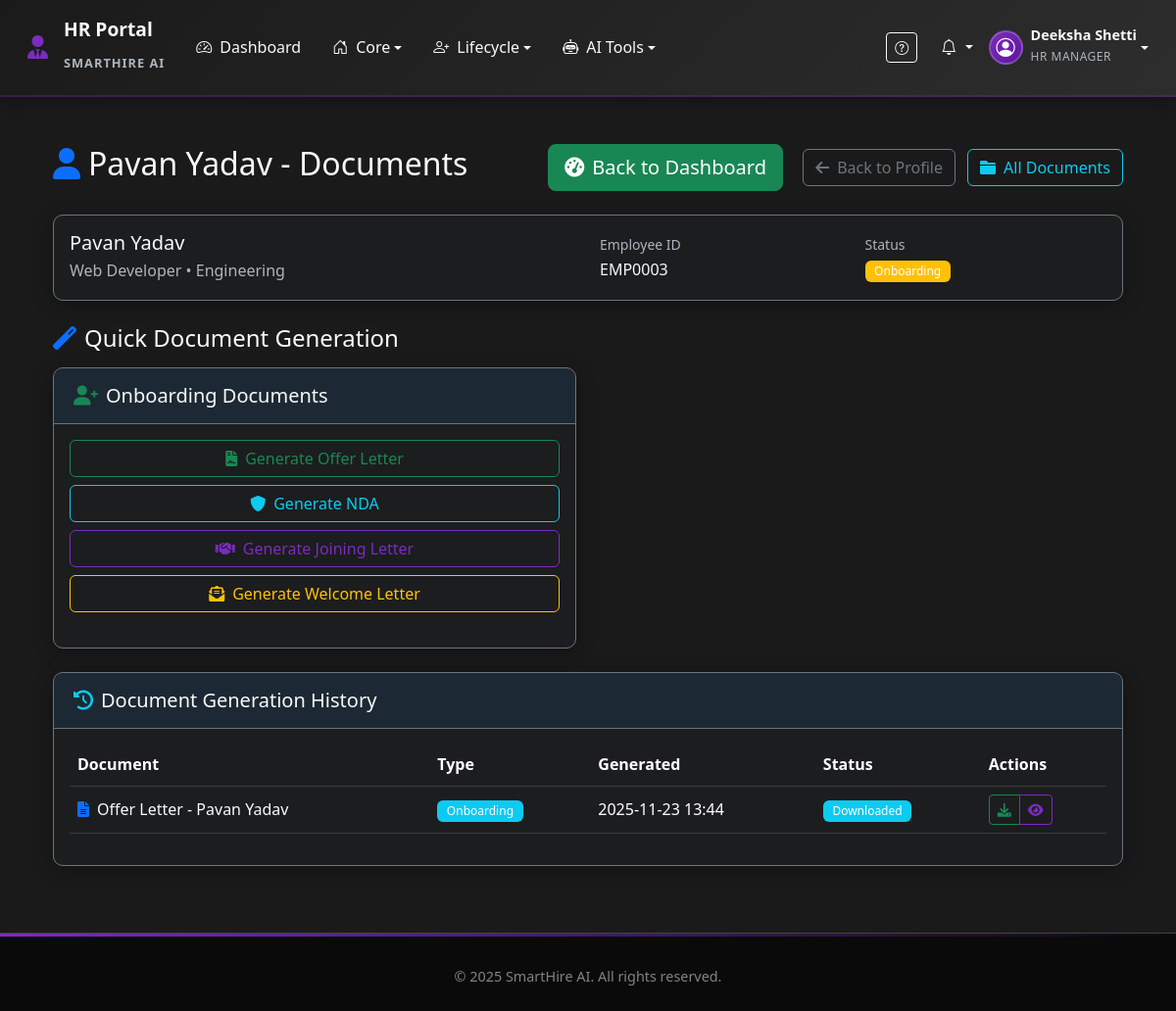
Page /hr/employees/3/documents (signed in) on the committed database.
### app.py (models this page shows, shortened)
class User(db.Model):
    id = db.Column(db.Integer, primary_key=True)
    username = db.Column(db.String(80), unique=True, nullable=False)
    email = db.Column(db.String(120), unique=True, nullable=False)
    password = db.Column(db.String(255), nullable=False)
    full_name = db.Column(db.String(100), nullable=False)
    phone = db.Column(db.String(20), nullable=False)
    role = db.Column(db.String(20), nullable=False)
    department = db.Column(db.String(50), nullable=True)
    created_at = db.Column(db.DateTime, default=datetime.utcnow)
    last_login = db.Column(db.DateTime, nullable=True)
    is_active = db.Column(db.Boolean, default=True)
    status = db.Column(db.String(20), default='Active')
    hire_date = db.Column(db.Date, nullable=True)
    position = db.Column(db.String(100), nullable=True)
    manager_id = db.Column(db.Integer, db.ForeignKey('user.id'), nullable=True)
    employee_id = db.Column(db.String(20), nullable=True)
    exit_date = db.Column(db.Date, nullable=True)
    offboarding_start_date = db.Column(db.DateTime, nullable=True)
    reset_token = db.Column(db.String(255), nullable=True)
    reset_token_expires = db.Column(db.DateTime, nullable=True)
    manager = db.relationship('User', remote_side=[id], backref=db.backref('direct_reports', lazy=True))
    skills = db.relationship('EmployeeSkill', backref='employee', lazy=True, cascade='all, delete-orphan')

class GeneratedDocument(db.Model):
    __tablename__ = 'generated_documents'
    id = db.Column(db.Integer, primary_key=True)
    template_id = db.Column(db.Integer, db.ForeignKey('document_templates.id'), nullable=False)
    employee_id = db.Column(db.Integer, db.ForeignKey('user.id'), nullable=False)
    document_name = db.Column(db.String(200), nullable=False)
    content = db.Column(db.Text, nullable=False)  # Filled HTML content
    file_path = db.Column(db.String(500), nullable=True)  # Generated PDF path
    status = db.Column(db.String(20), default='draft')  # 'draft', 'generated', 'downloaded'
    generated_by = db.Column(db.Integer, db.ForeignKey('user.id'), nullable=False)
    generated_at = db.Column(db.DateTime, default=datetime.utcnow)
    employee = db.relationship('User', foreign_keys=[employee_id], backref='generated_documents')
    generator = db.relationship('User', foreign_keys=[generated_by], backref='documents_generated')

class DocumentTemplate(db.Model):
    __tablename__ = 'document_templates'
    id = db.Column(db.Integer, primary_key=True)
    name = db.Column(db.String(200), nullable=False)
    code = db.Column(db.String(50), unique=True, nullable=False)  # e.g., "offer_letter", "nda"
    description = db.Column(db.Text, nullable=True)
    template_type = db.Column(db.String(50), nullable=False)  # 'onboarding', 'offboarding', 'offer', 'termination'
    content = db.Column(db.Text, nullable=False)  # HTML content with placeholders
    placeholders = db.Column(db.Text, nullable=True)  # JSON list of required placeholders
    is_active = db.Column(db.Boolean, default=True)
    created_by = db.Column(db.Integer, db.ForeignKey('user.id'), nullable=False)
    created_at = db.Column(db.DateTime, default=datetime.utcnow)
    updated_at = db.Column(db.DateTime, default=datetime.utcnow, onupdate=datetime.utcnow)
    creator = db.relationship('User', backref='created_templates')
    generated_documents = db.relationship('GeneratedDocument', backref='template', lazy=True, cascade='all, delete-orphan')

### app.py (the view)
@app.route('/hr/employees/<int:employee_id>/documents')
@login_required('hr')
def hr_employee_documents(employee_id):
    user = User.query.get(session['user_id'])
    employee = User.query.get_or_404(employee_id)
    documents = GeneratedDocument.query.filter_by(employee_id=employee_id).order_by(GeneratedDocument.generated_at.desc()).all()
    return render_template('hr/employee_documents_quick.html',
                         user=user,
                         employee=employee,
                         documents=documents)

### templates/hr/employee_documents_quick.html (shortened to what this page needs)
{% extends "base.html" %}
{% block content %}
<div class="container-fluid py-4" data-employee-id="{{ employee.id }}">
    <div class="row">
        <div class="col-12">
            <div class="d-flex justify-content-between align-items-center mb-4">
                <h2 class="text-light">
                    <i class="fas fa-user me-2 text-primary"></i>{{ employee.full_name }} - Documents
                </h2>
                <div>
                    <a href="{{ url_for('hr_dashboard') }}" class="btn btn-success btn-lg me-3">
                        <i class="fas fa-tachometer-alt me-2"></i>Back to Dashboard
                    </a>
                    <a href="{{ url_for('view_employee', employee_id=employee.id) }}" class="btn btn-outline-secondary me-2">
                        <i class="fas fa-arrow-left me-2"></i>Back to Profile
                    </a>
                    <a href="{{ url_for('hr_generated_documents') }}" class="btn btn-outline-info">
                        <i class="fas fa-folder me-2"></i>All Documents
                    </a>
                </div>
            </div>
        </div>
    </div>
    <div class="card bg-dark bg-opacity-25 border-secondary mb-4">
        <div class="card-body">
            <div class="row align-items-center">
                <div class="col-md-6">
                    <h5 class="text-light mb-1">{{ employee.full_name }}</h5>
                    <p class="text-muted mb-0">{{ employee.position or 'Not specified' }} • {{ employee.department or 'Not specified' }}</p>
                </div>
                <div class="col-md-3">
                    <small class="text-muted">Employee ID</small>
                    <p class="text-light mb-0">EMP{{ "%04d"|format(employee.id) }}</p>
                </div>
                <div class="col-md-3">
                    <small class="text-muted">Status</small>
                    <p class="mb-0">
                        <span class="badge bg-{{
                            'success' if employee.status == 'Active' else
                            'warning' if employee.status == 'Onboarding' else
                            'info' if employee.status == 'Offboarding' else
                            'danger' if employee.status == 'Terminated' else
                            'secondary'
                        }}">{{ employee.status }}</span>
                    </p>
                </div>
            </div>
        </div>
    </div>
    <div class="row mb-4">
        <div class="col-12">
            <h4 class="text-light mb-3">
                <i class="fas fa-magic me-2 text-primary"></i>Quick Document Generation
            </h4>
        </div>
        {% if employee.status in ['Onboarding', 'Active'] %}
        <div class="col-lg-6">
            <div class="card bg-dark bg-opacity-25 border-secondary h-100">
                <div class="card-header bg-transparent border-secondary">
                    <h5 class="text-light mb-0">
                        <i class="fas fa-user-plus me-2 text-success"></i>Onboarding Documents
                    </h5>
                </div>
                <div class="card-body">
                    <div class="d-grid gap-2">
                        <button class="btn btn-outline-success" onclick="generateDocument('offer_letter')">
                            <i class="fas fa-file-contract me-2"></i>Generate Offer Letter
                        </button>
                        <button class="btn btn-outline-info" onclick="generateDocument('nda')">
                            <i class="fas fa-shield-alt me-2"></i>Generate NDA
                        </button>
                        <button class="btn btn-outline-primary" onclick="generateDocument('joining_letter')">
                            <i class="fas fa-handshake me-2"></i>Generate Joining Letter
                        </button>
                        <button class="btn btn-outline-warning" onclick="generateDocument('welcome_letter')">
                            <i class="fas fa-envelope-open-text me-2"></i>Generate Welcome Letter
                        </button>
                    </div>
                </div>
            </div>
        </div>
        {% endif %}
    </div>
    <div class="card bg-dark bg-opacity-25 border-secondary">
        <div class="card-header bg-transparent border-secondary">
            <h5 class="text-light mb-0">
                <i class="fas fa-history me-2 text-info"></i>Document Generation History
            </h5>
        </div>
        <div class="card-body">
            {% if documents %}
            <div class="table-responsive">
                <table class="table table-dark table-hover align-middle">
                    <thead>
                        <tr>
                            <th>Document</th>
                            <th>Type</th>
                            <th>Generated</th>
                            <th>Status</th>
                            <th>Actions</th>
                        </tr>
                    </thead>
                    <tbody>
                        {% for doc in documents %}
                        <tr>
                            <td class="text-light">
                                <i class="fas fa-file-alt me-2 text-primary"></i>{{ doc.document_name }}
                            </td>
                            <td>
                                <span class="badge bg-info">{{ doc.template.template_type|title }}</span>
                            </td>
                            <td>{{ doc.generated_at.strftime('%Y-%m-%d %H:%M') }}</td>
                            <td>
                                <span class="badge bg-{{
                                    'success' if doc.status == 'generated' else
                                    'info' if doc.status == 'downloaded' else
                                    'warning' if doc.status == 'acknowledged' else
                                    'secondary'
                                }}">{{ doc.status|title }}</span>
                            </td>
                            <td>
                                <div class="btn-group btn-group-sm">
                                    <a href="{{ url_for('download_generated_document', doc_id=doc.id) }}"
                                       class="btn btn-outline-success" title="Download">
                                        <i class="fas fa-download"></i>
                                    </a>
                                    <button data-doc-id="{{ doc.id }}"
        class="btn btn-outline-primary preview-doc-btn" title="Preview">
    <i class="fas fa-eye"></i>
</button>
                                </div>
                            </td>
                        </tr>
                        {% endfor %}
                    </tbody>
                </table>
            </div>
            {% else %}
            <div class="text-center py-5">
                <i class="fas fa-file-alt fa-3x text-muted mb-3"></i>
                <h5 class="text-light mb-2">No Documents Generated Yet</h5>
                <p class="text-muted">Use the quick generation buttons above to create documents for this employee.</p>
            </div>
            {% endif %}
        </div>
    </div>
</div>
{% endblock %}

### templates/base.html (shortened to what this page needs)
<!DOCTYPE html>
<html lang="en">
<head>
    <link href="https://cdn.jsdelivr.net/npm/bootstrap@5.3.0/dist/css/bootstrap.min.css" rel="stylesheet">
    <link rel="stylesheet" href="https://cdn.jsdelivr.net/npm/bootstrap-icons@1.10.0/font/bootstrap-icons.css">
    <link rel="stylesheet" href="{{ url_for('static', filename='css/style.css') }}">
    <link href="https://cdnjs.cloudflare.com/ajax/libs/font-awesome/6.0.0/css/all.min.css" rel="stylesheet">
</head>
<body{% if user %} data-user-id="{{ user.id }}"{% endif %}>
    {% if 'user_id' in session and not request.path.startswith('/employee/') %}
    <nav class="navbar navbar-expand-lg navbar-dark" style="background: linear-gradient(135deg, #1a1a1a 0%, #2d2d2d 100%); border-bottom: 2px solid rgba(123, 44, 191, 0.3); box-shadow: 0 4px 15px rgba(0, 0, 0, 0.3);">
        <div class="container-fluid">
            <a class="navbar-brand text-light d-flex align-items-center" href="{{ url_for('index') }}">
                <div class="brand-icon me-2">
                    <i class="fas fa-user-tie me-2"></i>
                </div>
                <div>
                    <div class="brand-title">HR Portal</div>
                    <small class="brand-subtitle">SmartHire AI</small>
                </div>
            </a>
            <div class="collapse navbar-collapse" id="navbarNav">
                <ul class="navbar-nav me-auto mb-2 mb-lg-0">
                    <li class="nav-item">
                        <a class="nav-link {% if request.endpoint == 'index' %}active{% endif %} text-light d-flex align-items-center"
                           href="{{ url_for('index') }}">
                            <i class="bi bi-speedometer2 me-2"></i>
                            <span>Dashboard</span>
                        </a>
                    </li>
                    <li class="nav-item dropdown">
                        <a class="nav-link dropdown-toggle {% if request.endpoint in ['list_employees', 'hr_templates', 'hr_generated_documents'] %}active{% endif %} text-light d-flex align-items-center"
                           href="#" id="coreDropdown" role="button" data-bs-toggle="dropdown" aria-expanded="false">
                            <i class="bi bi-house-door me-2"></i>
                            <span>Core</span>
                        </a>
                    </li>
                    <li class="nav-item dropdown">
                        <a class="nav-link dropdown-toggle  text-light d-flex align-items-center"
                           href="#" id="lifecycleDropdown" role="button" data-bs-toggle="dropdown" aria-expanded="false">
                            <i class="bi bi-person-plus me-2"></i>
                            <span>Lifecycle</span>
                        </a>
                    </li>
                    <li class="nav-item dropdown">
                        <a class="nav-link dropdown-toggle {% if request.path in [url_for('interview'), url_for('ai_interview_training'), url_for('mood_analytics')] %}active{% endif %} text-light d-flex align-items-center"
                           href="#" id="aiDropdown" role="button" data-bs-toggle="dropdown" aria-expanded="false">
                            <i class="bi bi-robot me-2"></i>
                            <span>AI Tools</span>
                        </a>
                    </li>
                </ul>
            <div class="d-flex align-items-center ms-auto">
                <div class="me-3 d-none d-md-flex">
                    <button class="btn btn-outline-light btn-sm me-2" onclick="toggleQuickHelp()" title="Quick Help">
                        <i class="bi bi-question-circle"></i>
                    </button>
                </div>
                <div class="dropdown me-3">
                    <a class="nav-link dropdown-toggle text-light position-relative" href="#" id="hrNotificationDropdown" role="button" data-bs-toggle="dropdown" aria-expanded="false">
                        <i class="bi bi-bell"></i>
                    </a>
                </div>
                <div class="dropdown">
                    <a class="nav-link dropdown-toggle d-flex align-items-center text-light" href="#" id="hrUserDropdown"
                       role="button" data-bs-toggle="dropdown" aria-expanded="false">
                        <div class="user-avatar me-2">
                            <i class="bi bi-person-circle"></i>
                        </div>
                        <div class="d-none d-lg-block">
                            <div class="user-name">{{ session.get('username', 'HR Manager') }}</div>
                            <small class="user-role text-muted">HR Manager</small>
                        </div>
                    </a>
                </div>
            </div>
        </div>
    </nav>
    {% endif %}
    <main class="container my-4">
        {% block content %}{% endblock %}
    </main>
    <footer class="mt-auto">
        <div class="container">
            <div class="footer-content">
                <div class="copyright">
                    &copy; 2025 SmartHire AI. All rights reserved.
                </div>
            </div>
        </div>
    </footer>
    <div id="toastContainer" class="position-fixed top-0 end-0 p-3" style="z-index: 9999;"></div>
</body>
</html>

### rows in the picture
User: get "Deeksha Shetti"
User: full_name "Pavan Yadav", position "Web Developer", department "Engineering", id "0003", status "Onboarding"
GeneratedDocument: document_name "Offer Letter - Pavan Yadav", template.template_type "Onboarding", generated_at "2025-11-23 13:44", status "Downloaded"
